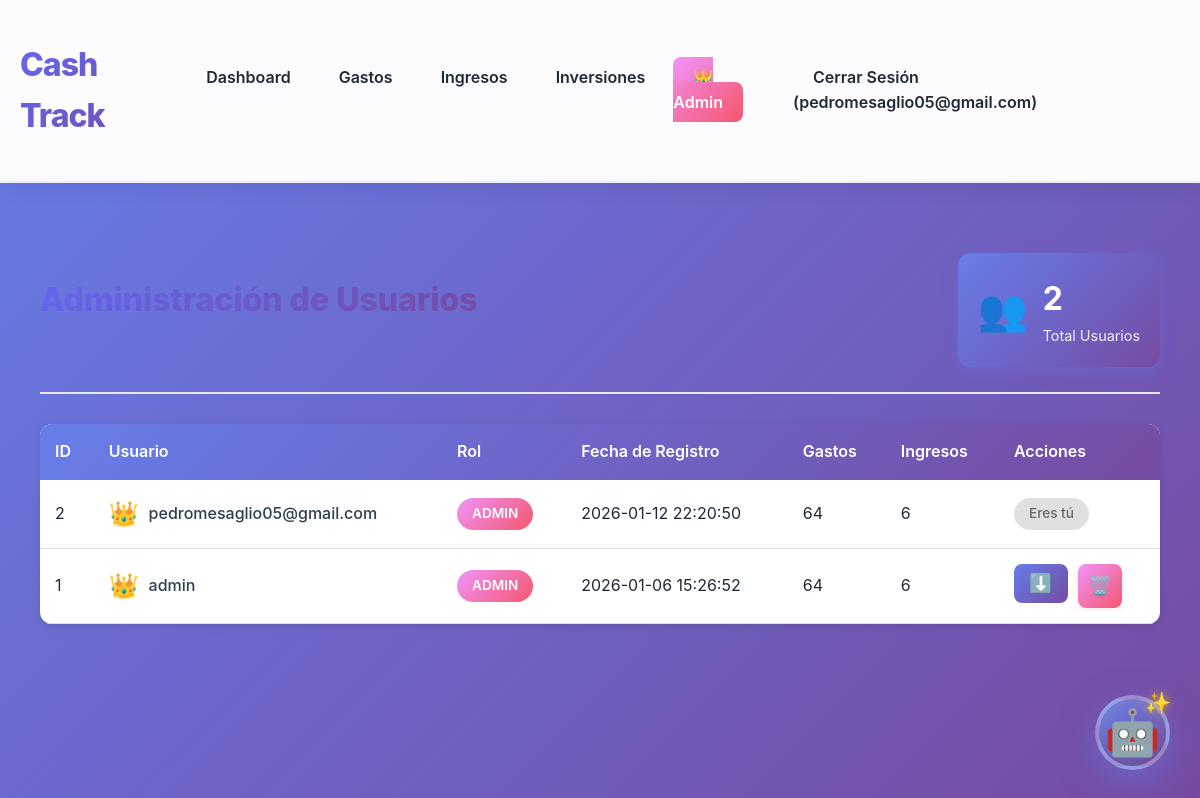
The app's page /admin/users (signed in) with its own data.
### tables this page shows
CREATE TABLE users (
            id INTEGER PRIMARY KEY AUTOINCREMENT,
            username TEXT UNIQUE NOT NULL,
            password TEXT NOT NULL,
            created_at TIMESTAMP DEFAULT CURRENT_TIMESTAMP
        , role TEXT DEFAULT "user");

### app.py (the view)
@app.route('/admin/users')
@admin_required
def admin_users():
    conn = get_db()
    cursor = conn.cursor()
    cursor.execute('''
        SELECT id, username, role, created_at,
               (SELECT COUNT(*) FROM expenses WHERE user_id = users.id) as expense_count,
               (SELECT COUNT(*) FROM income WHERE user_id = users.id) as income_count
        FROM users
        ORDER BY created_at DESC
    ''')
    users = cursor.fetchall()
    conn.close()
    return render_template('admin_users.html', users=users)

### app.py (called while the page is built)
def admin_required(f):
    @wraps(f)
    def decorated_function(*args, **kwargs):
        if 'user_id' not in session:
            flash('Debes iniciar sesión primero', 'warning')
            return redirect(url_for('login'))
        if session.get('role') != 'admin':
            flash('No tienes permisos para acceder a esta página', 'danger')
            return redirect(url_for('index'))
        return f(*args, **kwargs)
    return decorated_function

### database.py (called while the page is built)
def get_db():
    conn = sqlite3.connect(DATABASE)
    conn.row_factory = sqlite3.Row
    return conn

### templates/admin_users.html (shortened to what this page needs)
{% extends "base.html" %}
{% block content %}
<div class="admin-panel">
    <div class="header-section">
        <h2>Administración de Usuarios</h2>
        <div class="admin-stats">
            <div class="stat-card">
                <span class="stat-icon">👥</span>
                <div class="stat-info">
                    <span class="stat-value">{{ users|length }}</span>
                    <span class="stat-label">Total Usuarios</span>
                </div>
            </div>
        </div>
    </div>
    <div class="users-table-container">
        <table class="users-table">
            <thead>
                <tr>
                    <th>ID</th>
                    <th>Usuario</th>
                    <th>Rol</th>
                    <th>Fecha de Registro</th>
                    <th>Gastos</th>
                    <th>Ingresos</th>
                    <th>Acciones</th>
                </tr>
            </thead>
            <tbody>
                {% for user in users %}
                <tr>
                    <td>{{ user.id }}</td>
                    <td>
                        <div class="user-info">
                            <span class="user-icon">{% if user.role == 'admin' %}👑{% else %}👤{% endif %}</span>
                            <span class="username">{{ user.username }}</span>
                        </div>
                    </td>
                    <td>
                        <span class="role-badge {% if user.role == 'admin' %}role-admin{% else %}role-user{% endif %}">
                            {{ user.role }}
                        </span>
                    </td>
                    <td>{{ user.created_at }}</td>
                    <td>{{ user.expense_count }}</td>
                    <td>{{ user.income_count }}</td>
                    <td>
                        <div class="action-buttons">
                            {% if user.id != session.user_id %}
                            <form method="POST" action="{{ url_for('admin_change_role', user_id=user.id) }}" style="display: inline;">
                                <button type="submit" class="btn-action btn-role" title="Cambiar rol">
                                    {% if user.role == 'admin' %}⬇️{% else %}⬆️{% endif %}
                                </button>
                            </form>
                            <form method="POST" action="{{ url_for('admin_delete_user', user_id=user.id) }}"
                                  onsubmit="return confirm('¿Estás seguro de eliminar este usuario y todos sus datos?')"
                                  style="display: inline;">
                                <button type="submit" class="btn-action btn-delete" title="Eliminar usuario">🗑️</button>
                            </form>
                            {% else %}
                            <span class="current-user-badge">Eres tú</span>
                            {% endif %}
                        </div>
                    </td>
                </tr>
                {% endfor %}
            </tbody>
        </table>
    </div>
</div>
{% endblock %}

### templates/base.html (shortened to what this page needs)
<!DOCTYPE html>
<html lang="es">
<head>
    <link rel="stylesheet" href="{{ url_for('static', filename='css/style.css') }}">
</head>
<body>
    <nav class="navbar">
        <div class="container">
            <h1 class="logo">Cash Track</h1>
            {% if session.user_id %}
            <ul class="nav-links">
                <li><a href="{{ url_for('index') }}">Dashboard</a></li>
                <li><a href="{{ url_for('expenses') }}">Gastos</a></li>
                <li><a href="{{ url_for('income') }}">Ingresos</a></li>
                <li><a href="{{ url_for('investments') }}">Inversiones</a></li>
                {% if session.role == 'admin' %}
                <li><a href="{{ url_for('admin_users') }}" class="admin-link">👑 Admin</a></li>
                {% endif %}
                <li><a href="{{ url_for('logout') }}">Cerrar Sesión ({{ session.username }})</a></li>
            </ul>
            {% endif %}
        </div>
    </nav>
    <div class="container">
        {% block content %}{% endblock %}
    </div>
    {% if session.user_id %}
    <button class="ai-chat-button" onclick="toggleAIChat()" title="Asistente Financiero IA">
        🤖
    </button>
    {% endif %}
</body>
</html>

### static/css/style.css (style rules this page uses)
* { margin: 0; padding: 0; box-sizing: border-box; }
* { -webkit-font-smoothing: antialiased; -moz-osx-font-smoothing: grayscale; }
html { overflow-y: scroll; overflow-x: hidden; }
:root { --primary: #6366f1; --primary-dark: #4f46e5; --primary-light: #818cf8; --success: #10b981; --danger: #ef4444; --warning: #f59e0b; --info: #3b82f6; --dark: #1f2937; --light: #f9fafb; --border: #e5e7eb; --shadow: rgba(0, 0, 0, 0.1); }
body { font-family: 'Inter', -apple-system, BlinkMacSystemFont, 'Segoe UI', Roboto, 'Helvetica Neue', Arial, sans-serif; background: linear-gradient(135deg, #667eea 0%, #764ba2 100%); background-attachment: fixed; min-height: 100vh; color: var(--dark); line-height: 1.6; -webkit-overflow-scrolling: touch; scroll-behavior: smooth; }
.container { max-width: 1400px; margin: 0 auto; padding: 20px; }
.navbar { background: rgba(255, 255, 255, 0.98); backdrop-filter: blur(10px); box-shadow: 0 4px 20px rgba(0, 0, 0, 0.08); padding: 1.2rem 0; margin-bottom: 30px; position: sticky; top: 0; z-index: 1000; border-bottom: 2px solid rgba(99, 102, 241, 0.1); will-change: transform; transform: translateZ(0); }
.navbar .container { display: flex; justify-content: space-between; align-items: center; }
.logo { background: linear-gradient(135deg, var(--primary) 0%, #764ba2 100%); -webkit-background-clip: text; -webkit-text-fill-color: transparent; background-clip: text; font-size: 2rem; font-weight: 800; letter-spacing: -1px; animation: slideIn 0.5s ease-out; }
.nav-links { display: flex; list-style: none; gap: 8px; animation: fadeIn 0.6s ease-out; }
.nav-links a { color: var(--dark); text-decoration: none; font-weight: 600; padding: 10px 20px; border-radius: 8px; transition: all 0.3s cubic-bezier(0.4, 0, 0.2, 1); position: relative; }
.nav-links .admin-link { background: linear-gradient(135deg, #f093fb 0%, #f5576c 100%); color: white; position: relative; }
.header-section { display: flex; justify-content: space-between; align-items: center; margin-bottom: 35px; flex-wrap: wrap; gap: 20px; padding-bottom: 25px; border-bottom: 2px solid var(--border); }
.header-section h2 { font-size: 2rem; font-weight: 800; background: linear-gradient(135deg, var(--primary) 0%, #764ba2 100%); -webkit-background-clip: text; -webkit-text-fill-color: transparent; background-clip: text; }
.btn-delete { background: linear-gradient(135deg, #ffffff 0%, #fef2f2 100%); border: 2px solid #fecaca; color: #ef4444; width: 44px; height: 44px; border-radius: 12px; cursor: pointer; display: flex; align-items: center; justify-content: center; transition: all 0.3s cubic-bezier(0.4, 0, 0.2, 1); padding: 0; box-shadow: 0 2px 6px rgba(239, 68, 68, 0.1); }
.ai-chat-button { position: fixed; bottom: 30px; right: 30px; width: 75px; height: 75px; border-radius: 50%; background: linear-gradient(135deg, #667eea 0%, #764ba2 100%); border: 4px solid rgba(255, 255, 255, 0.3); color: white; font-size: 2.8rem; cursor: pointer; box-shadow: 0 0 0 0 rgba(102, 126, 234, 0.7), 0 0 0 0 rgba(102, 126, 234, 0.5), 0 12px 35px rgba(102, 126, 234, 0.5), inset 0 -3px 15px rgba(0, 0, 0, 0.2), inset 0 3px 15px rgba(255, 255, 255, 0.2); transition: all 0.4s cubic-bezier(0.4, 0, 0.2, 1); z-index: 1000; animation: pulseGlow 2.5s cubic-bezier(0.4, 0, 0.2, 1) infinite; display: flex; align-items: center; justify-content: center; backdrop-filter: blur(10px); }
.ai-chat-button::before { content: ''; position: absolute; top: -4px; left: -4px; right: -4px; bottom: -4px; background: linear-gradient(135deg, #667eea, #764ba2, #f093fb, #667eea); border-radius: 50%; z-index: -1; opacity: 0; transition: all 0.4s cubic-bezier(0.4, 0, 0.2, 1); animation: rotate 3s linear infinite; background-size: 200% 200%; pointer-events: none; }
.ai-chat-button::after { content: '✨'; position: absolute; top: -8px; right: -5px; font-size: 1.3rem; animation: sparkle 2s ease-in-out infinite; text-shadow: 0 0 10px rgba(255, 215, 0, 0.8); pointer-events: none; z-index: 2; }

### records on screen
users: username "pedromesaglio05@gmail.com", id "2", role "ADMIN", created_at "2026-01-12 22:20:50", expense_count "64", income_count "6", shows "Eres tú"
users: id "1", username "admin", role "ADMIN", created_at "2026-01-06 15:26:52", expense_count "64", income_count "6"

### other values on screen
{{ users|length }} "2"
